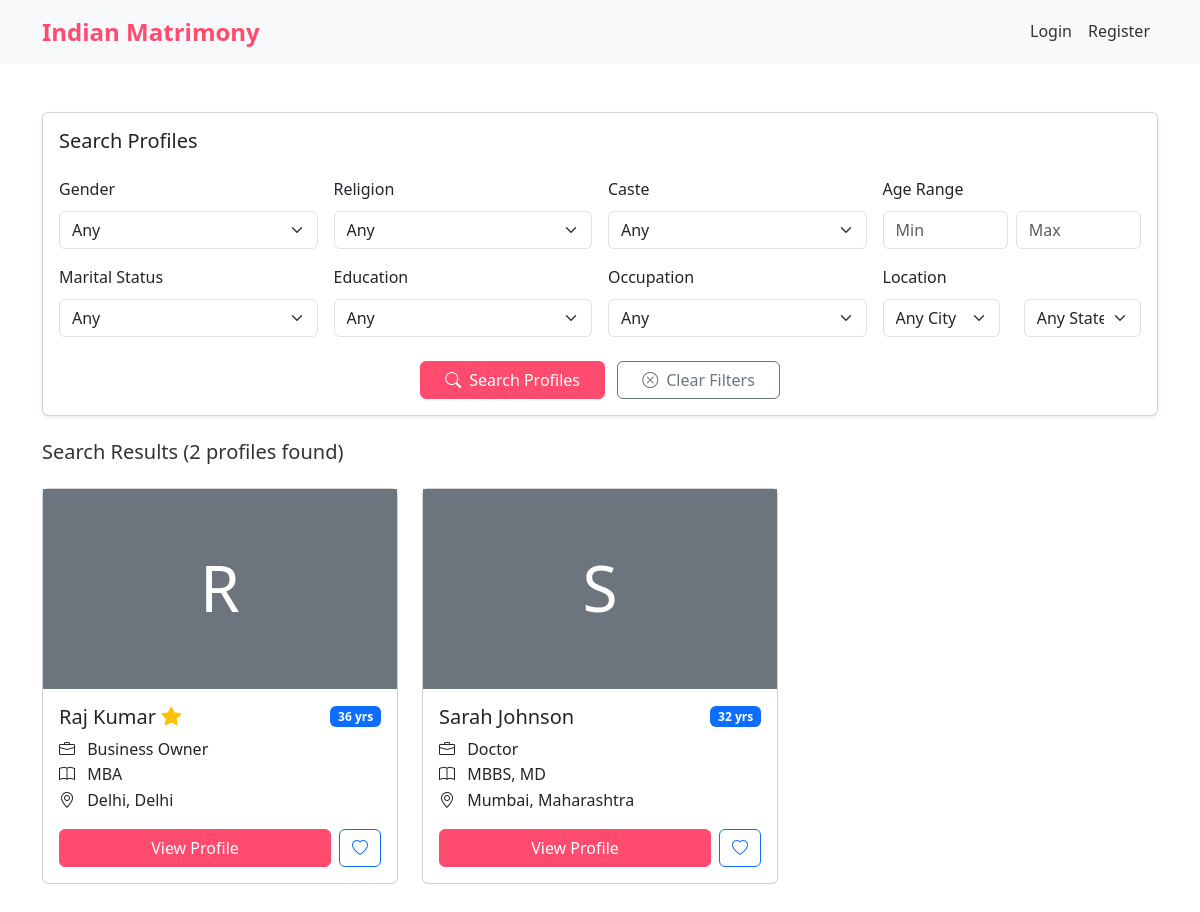
Screenshot of /search.php with the database file from the repository.
### tables this page shows
CREATE TABLE profiles (
    id INT PRIMARY KEY AUTO_INCREMENT,
    user_id INT NOT NULL,
    first_name VARCHAR(50),
    last_name VARCHAR(50),
    gender ENUM('Male', 'Female'),
    dob DATE,
    religion VARCHAR(50),
    caste VARCHAR(50),
    occupation VARCHAR(100),
    income VARCHAR(50),
    education VARCHAR(100),
    marital_status ENUM('Never Married', 'Divorced', 'Widowed'),
    height DECIMAL(5,2),
    about_me TEXT,
    city VARCHAR(50),
    state VARCHAR(50),
    country VARCHAR(50) DEFAULT 'India',
    profile_pic VARCHAR(255),
    created_at TIMESTAMP DEFAULT CURRENT_TIMESTAMP,
    updated_at TIMESTAMP DEFAULT CURRENT_TIMESTAMP ON UPDATE CURRENT_TIMESTAMP,
    CONSTRAINT fk_user_profile FOREIGN KEY (user_id) REFERENCES users(id) ON DELETE CASCADE
);

### search.php (the view, shortened to what this page needs)
<?php
$conn = connectDB();
$params = [];
$types = "";
$query = "
    SELECT
        p.*,
        u.email,
        u.is_premium,
        u.is_verified,
        TIMESTAMPDIFF(YEAR, p.dob, CURDATE()) as age
    FROM profiles p
    JOIN users u ON u.id = p.user_id
    LEFT JOIN admin_users au ON u.id = au.user_id
    WHERE au.id IS NULL
    AND u.show_profile = 1
";
$page = isset($_GET['page']) ? max(1, intval($_GET['page'])) : 1;
$per_page = 12;
$offset = ($page - 1) * $per_page;
$query .= " ORDER BY u.is_verified DESC, u.is_premium DESC, p.created_at DESC LIMIT ? OFFSET ?";
$types .= "ii";
$params[] = $per_page;
$params[] = $offset;
$stmt = mysqli_prepare($conn, $query);
if (!empty($params)) {
    mysqli_stmt_bind_param($stmt, $types, ...$params);
}
mysqli_stmt_execute($stmt);
$result = mysqli_stmt_get_result($stmt);
$profiles = mysqli_fetch_all($result, MYSQLI_ASSOC);
$count_query = "
    SELECT COUNT(*) as total
    FROM profiles p
    JOIN users u ON u.id = p.user_id
    LEFT JOIN admin_users au ON u.id = au.user_id
    WHERE au.id IS NULL
    AND u.show_profile = 1
";
$count_stmt = mysqli_prepare($conn, $count_query);
mysqli_stmt_execute($count_stmt);
$result = mysqli_stmt_get_result($count_stmt);
$total_profiles = mysqli_fetch_assoc($result)['total'];
?>
<!DOCTYPE html>
<html lang="en">
<head>
    <link href="https://cdn.jsdelivr.net/npm/bootstrap@5.3.0/dist/css/bootstrap.min.css" rel="stylesheet">
    <link rel="stylesheet" href="https://cdn.jsdelivr.net/npm/bootstrap-icons@1.7.2/font/bootstrap-icons.css">
    <link rel="stylesheet" href="assets/css/style.css">
</head>
<body>
    <?php include 'includes/header.php'; ?>
    <div class="container py-5">
        <div class="row mb-4">
            <div class="col-md-12">
                <div class="card shadow-sm">
                    <div class="card-body">
                        <h5 class="card-title mb-4">Search Profiles</h5>
                        <form method="GET" action="" class="row g-3">
                            <div class="col-md-3">
                                <label class="form-label">Gender</label>
                                <select name="gender" class="form-select">
                                    <option value="">Any</option>
                                </select>
                            </div>
                            <div class="col-md-3">
                                <label class="form-label">Religion</label>
                                <select name="religion" class="form-select">
                                    <option value="">Any</option>
                                </select>
                            </div>
                            <div class="col-md-3">
                                <label class="form-label">Caste</label>
                                <select name="caste" class="form-select">
                                    <option value="">Any</option>
                                </select>
                            </div>
                            <div class="col-md-3">
                                <label class="form-label">Age Range</label>
                                <div class="d-flex">
                                    <input type="number" name="age_min" class="form-control" placeholder="Min"
                                           value="<?php echo $_GET['age_min'] ?? ''; ?>" min="18" max="100">
                                    <input type="number" name="age_max" class="form-control ms-2" placeholder="Max"
                                           value="<?php echo $_GET['age_max'] ?? ''; ?>" min="18" max="100">
                                </div>
                            </div>
                            <div class="col-md-3">
                                <label class="form-label">Marital Status</label>
                                <select name="marital_status" class="form-select">
                                    <option value="">Any</option>
                                </select>
                            </div>
                            <div class="col-md-3">
                                <label class="form-label">Education</label>
                                <select name="education" class="form-select">
                                    <option value="">Any</option>
                                </select>
                            </div>
                            <div class="col-md-3">
                                <label class="form-label">Occupation</label>
                                <select name="occupation" class="form-select">
                                    <option value="">Any</option>
                                </select>
                            </div>
                            <div class="col-md-3">
                                <label class="form-label">Location</label>
                                <div class="row">
                                    <div class="col-6">
                                        <select name="city" class="form-select">
                                            <option value="">Any City</option>
                                        </select>
                                    </div>
                                    <div class="col-6">
                                        <select name="state" class="form-select">
                                            <option value="">Any State</option>
                                        </select>
                                    </div>
                                </div>
                            </div>
                            <div class="col-12 text-center mt-4">
                                <button type="submit" class="btn btn-primary px-4">
                                    <i class="bi bi-search me-2"></i>Search Profiles
                                </button>
                                <a href="search.php" class="btn btn-outline-secondary px-4 ms-2">
                                    <i class="bi bi-x-circle me-2"></i>Clear Filters
                                </a>
                            </div>
                        </form>
                    </div>
                </div>
            </div>
        </div>
        <?php if (!empty($profiles)): ?>
            <div class="d-flex justify-content-between align-items-center mb-4">
                <h5 class="mb-0">Search Results (<?php echo $total_profiles; ?> profiles found)</h5>
            </div>
            <div class="row row-cols-1 row-cols-md-3 g-4">
                <?php foreach ($profiles as $profile): ?>
                    <div class="col-md-4 mb-4">
                        <div class="card h-100">
                            <?php if ($profile['profile_pic']): ?>
                                <img src="<?php echo htmlspecialchars($profile['profile_pic'], ENT_QUOTES, 'UTF-8'); ?>"
                                     class="card-img-top" alt="Profile Picture"
                                     style="height: 200px; object-fit: cover;">
                            <?php else: ?>
                                <div class="bg-secondary text-white d-flex align-items-center justify-content-center"
                                     style="height: 200px;">
                                    <span style="font-size: 4rem;">
                                        <?php echo strtoupper(substr($profile['first_name'], 0, 1)); ?>
                                    </span>
                                </div>
                            <?php endif; ?>
                            <div class="card-body">
                                <div class="d-flex justify-content-between align-items-center mb-2">
                                    <h5 class="card-title mb-0">
                                        <?php echo htmlspecialchars($profile['first_name'] . ' ' . $profile['last_name'], ENT_QUOTES, 'UTF-8'); ?>
                                        <?php if ($profile['is_premium']): ?>
                                            <i class="bi bi-star-fill text-warning" title="Premium Member"></i>
                                        <?php endif; ?>
                                    </h5>
                                    <span class="badge bg-primary">
                                        <?php echo htmlspecialchars($profile['age'], ENT_QUOTES, 'UTF-8'); ?> yrs
                                    </span>
                                </div>
                                <ul class="list-unstyled mb-3">
                                    <?php if ($profile['occupation']): ?>
                                        <li>
                                            <i class="bi bi-briefcase me-2"></i>
                                            <?php echo htmlspecialchars($profile['occupation'], ENT_QUOTES, 'UTF-8'); ?>
                                        </li>
                                    <?php endif; ?>
                                    <?php if ($profile['education']): ?>
                                        <li>
                                            <i class="bi bi-book me-2"></i>
                                            <?php echo htmlspecialchars($profile['education'], ENT_QUOTES, 'UTF-8'); ?>
                                        </li>
                                    <?php endif; ?>
                                    <?php if ($profile['city'] && $profile['state']): ?>
                                        <li>
                                            <i class="bi bi-geo-alt me-2"></i>
                                            <?php echo htmlspecialchars($profile['city'] . ', ' . $profile['state'], ENT_QUOTES, 'UTF-8'); ?>
                                        </li>
                                    <?php endif; ?>
                                </ul>
                                <div class="d-flex gap-2">
                                    <a href="view-profile.php?id=<?php echo $profile['user_id']; ?>"
                                       class="btn btn-primary flex-grow-1">View Profile</a>
                                    <button type="button"
                                            class="btn btn-outline-primary send-interest"
                                            data-user-id="<?php echo $profile['user_id']; ?>">
                                        <i class="bi bi-heart"></i>
                                    </button>
                                </div>
                            </div>
                        </div>
                    </div>
                <?php endforeach; ?>
            </div>
        <?php endif; ?>
    </div>
</body>
</html>

### assets/css/style.css (style rules this page uses)
:root { --primary-color: #FF4B6E; --secondary-color: #6C63FF; --text-color: #333; --light-gray: #f8f9fa; --dark-gray: #343a40; }
body { font-family: 'Segoe UI', Arial, sans-serif; color: var(--text-color); line-height: 1.6; }
.btn-primary { background-color: var(--primary-color); border-color: var(--primary-color); }

### rows the page displays
profiles: first_name "R", first_name+last_name "Raj Kumar", age "36", occupation "Business Owner", education "MBA", city+state "Delhi, Delhi"
profiles: first_name "S", first_name+last_name "Sarah Johnson", age "32", occupation "Doctor", education "MBBS, MD", city+state "Mumbai, Maharashtra"

### other values shown
$total_profiles "2"
